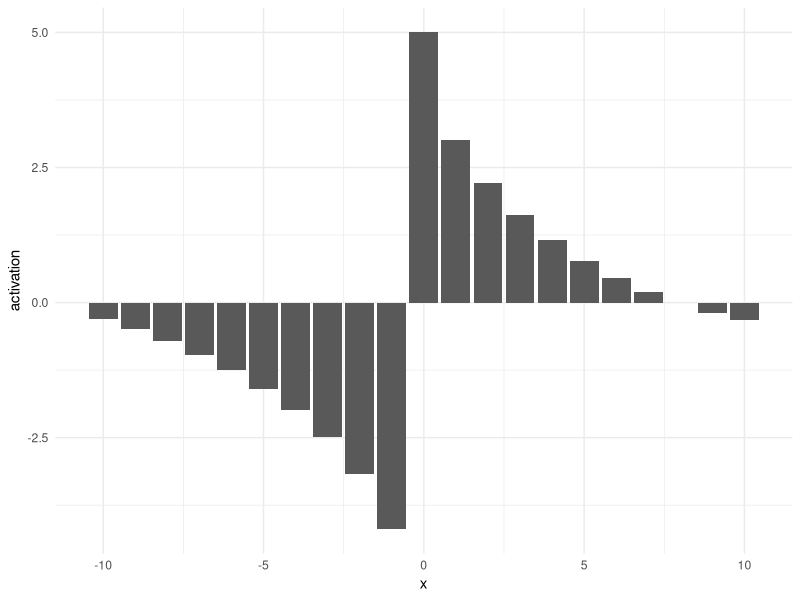

Write R code to recreate this figure.
## ---- chunk 1
#| label: fig-circular-indicators
#| warning: false
#| echo: false
#| message: false
#| fig-cap: |
#|   Non-trivial activation
#| fig-alt: |
#|   Bar chart. Balues along along the x-axis, numeric effect along the y-axis. 
#|   The activation takes negative values before 0, with larger and larger values
#|   as it gets closer. Only it hits zero it flips and becomes positive, and then
#|   goes back down. 
library(tidyverse)

tibble(
 x = seq(-10, 10),
 activation = case_when(
 x > 0 ~ 5 - sqrt(x) * 2 + x^2 * 0.01,
 x == 0 ~ 5,
 x < 0 ~ -(5 - log(-x + 0.5) * 2),
 )
) |>
  ggplot(aes(x, activation)) +
  geom_col() +
  theme_minimal()
